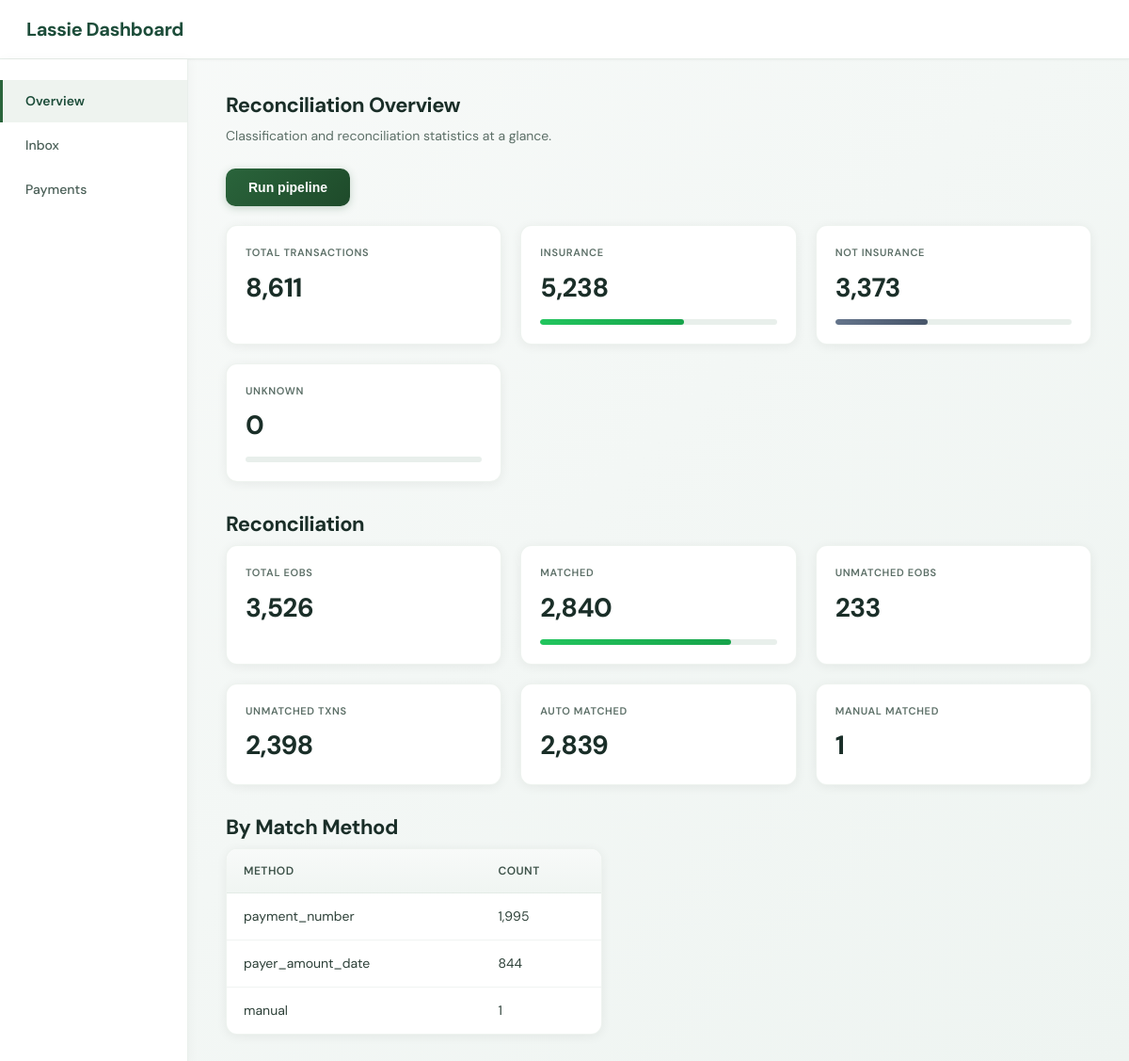
The page /?section=overview&page_size=20 on the database its author committed.
### bank_reconciliation/db/models.py (models this page shows)
class BaseModel(Model):
    class Meta:
        database = db

class ReconciliationMatch(BaseModel):
    id = AutoField(primary_key=True)
    eob = ForeignKeyField(EOB, unique=True, backref="match")
    bank_transaction = ForeignKeyField(
        BankTransaction, null=True, backref="matches"
    )
    confidence = FloatField()  # 0.0–1.0
    match_method = CharField()  # "payment_number", "payer_amount_date", etc.
    matched_at = DateTimeField()
    class Meta:
        table_name = "reconciliation_matches"

### bank_reconciliation/dashboard.py (the view)
@app.get("/", response_class=HTMLResponse)
def dashboard(
    request: Request,
    section: str = Query(
        "inbox", pattern="^(inbox|payments|overview)$"
    ),
    tab: str = Query("missing_eobs", pattern="^(missing_eobs|missing_txn)$"),
    page: int = Query(0, ge=0),
    page_size: int = Query(20, ge=1, le=100),
    sort_by: str = Query("date", pattern="^(date|payer|payment_number|amount|method)$"),
    sort_order: str = Query("desc", pattern="^(asc|desc)$"),
):
    if section == "overview":
        stats = engine.get_stats()
        return templates.TemplateResponse(
            "dashboard.html",
            {
                "request": request,
                "section": section,
                "tab": tab,
                "view": "overview",
                "stats": stats,
                "page": page,
                "page_size": page_size,
                "sort_by": "date",
                "sort_order": "desc",
            },
        )
    if section == "payments":
        result = engine.get_dashboard_payments(
            page=page,
            page_size=page_size,
            sort_by=sort_by,
            sort_order=sort_order,
        )
        view = "payments"
    elif tab == "missing_txn":
        result = engine.get_missing_bank_transactions(page=page, page_size=page_size)
        view = "missing_txn"
    else:
        result = engine.get_missing_payment_eobs(page=page, page_size=page_size)
        view = "missing_eobs"
    start_idx = result.page * result.page_size + 1
    end_idx = min(start_idx + len(result.items) - 1, result.total_count)
    if section != "payments":
        sort_by = "date"
        sort_order = "desc"
    return templates.TemplateResponse(
        "dashboard.html",
        {
            "request": request,
            "section": section,
            "tab": tab,
            "view": view,
            "result": result,
            "page": page,
            "page_size": page_size,
            "start_idx": start_idx,
            "end_idx": end_idx,
            "sort_by": sort_by,
            "sort_order": sort_order,
        },
    )

### bank_reconciliation/templates/dashboard.html (shortened to what this page needs)
<!DOCTYPE html>
<html lang="en">
<head>
</head>
<body>
<div class="header"><h1>Lassie Dashboard</h1></div>
<div class="layout">
  <nav class="sidebar">
    <a href="/?section=overview&page_size={{ page_size }}" class="{{ 'active' if section == 'overview' else '' }}">Overview</a>
    <a href="/?section=inbox&tab=missing_eobs&page=0&page_size={{ page_size }}" class="{{ 'active' if section == 'inbox' else '' }}">Inbox</a>
    <a href="/?section=payments&page=0&page_size={{ page_size }}" class="{{ 'active' if section == 'payments' else '' }}">Payments</a>
  </nav>
  <main class="content">
    {% if section == "overview" %}
      <div class="section-title">Reconciliation Overview</div>
      <div class="section-subtitle">Classification and reconciliation statistics at a glance.</div>
      <div class="pipeline-actions" style="margin-bottom: 20px;">
        <button type="button" id="run-pipeline-btn" class="btn-run-pipeline">Run pipeline</button>
      </div>
      <div class="stats-grid">
        <div class="stats-card">
          <h3>Total Transactions</h3>
          <div class="value">{{ stats.total_transactions | intcomma }}</div>
        </div>
        <div class="stats-card">
          <h3>Insurance</h3>
          <div class="value">{{ stats.insurance_count | intcomma }}</div>
          <div class="bar-container">
            <div class="bar-fill insurance" style="width: {{ (100 * stats.insurance_count / stats.total_transactions) if stats.total_transactions else 0 }}%"></div>
          </div>
        </div>
        <div class="stats-card">
          <h3>Not Insurance</h3>
          <div class="value">{{ stats.not_insurance_count | intcomma }}</div>
          <div class="bar-container">
            <div class="bar-fill not-insurance" style="width: {{ (100 * stats.not_insurance_count / stats.total_transactions) if stats.total_transactions else 0 }}%"></div>
          </div>
        </div>
        <div class="stats-card">
          <h3>Unknown</h3>
          <div class="value">{{ stats.unknown_count | intcomma }}</div>
          <div class="bar-container">
          </div>
        </div>
      </div>
      <div class="section-title" style="margin-top: 24px;">Reconciliation</div>
      <div class="stats-grid">
        <div class="stats-card">
          <h3>Total EOBs</h3>
          <div class="value">{{ stats.total_eobs | intcomma }}</div>
        </div>
        <div class="stats-card">
          <h3>Matched</h3>
          <div class="value">{{ stats.matched_count | intcomma }}</div>
          <div class="bar-container">
            <div class="bar-fill matched" style="width: {{ (100 * stats.matched_count / stats.total_eobs) if stats.total_eobs else 0 }}%"></div>
          </div>
        </div>
        <div class="stats-card">
          <h3>Unmatched EOBs</h3>
          <div class="value">{{ stats.unmatched_eob_count | intcomma }}</div>
        </div>
        <div class="stats-card">
          <h3>Unmatched Txns</h3>
          <div class="value">{{ stats.unmatched_txn_count | intcomma }}</div>
        </div>
        <div class="stats-card">
          <h3>Auto Matched</h3>
          <div class="value">{{ stats.auto_match_count | intcomma }}</div>
        </div>
        <div class="stats-card">
          <h3>Manual Matched</h3>
          <div class="value">{{ stats.manual_match_count | intcomma }}</div>
        </div>
      </div>
      {% if stats.match_by_method %}
      <div class="section-title" style="margin-top: 28px;">By Match Method</div>
      <div class="table-wrapper" style="max-width: 400px;">
      <table>
        <thead>
          <tr><th>Method</th><th>Count</th></tr>
        </thead>
        <tbody>
          {% for method, count in stats.match_by_method.items() %}
          <tr>
            <td>{{ method }}</td>
            <td>{{ count | intcomma }}</td>
          </tr>
          {% endfor %}
        </tbody>
      </table>
      </div>
      {% endif %}
    {% endif %}
  </main>
</div>
</body>
</html>

### bank_reconciliation/templates/dashboard.html (style rules this page uses)
* { margin: 0; padding: 0; box-sizing: border-box; }
body { font-family: "DM Sans", -apple-system, BlinkMacSystemFont, "Segoe UI", Roboto, sans-serif; background: linear-gradient(135deg, #f8faf9 0%, #eef4f1 100%); color: #1a2e28; display: flex; flex-direction: column; min-height: 100vh; line-height: 1.5; }
.header { background: #fff; border-bottom: 1px solid rgba(42, 100, 59, 0.12); padding: 16px 28px; box-shadow: 0 1px 3px rgba(0,0,0,0.04); }
.header h1 { color: #1d4d3a; font-size: 20px; font-weight: 700; letter-spacing: -0.02em; }
.layout { display: flex; flex: 1; }
.sidebar { width: 200px; background: #fff; border-right: 1px solid rgba(42, 100, 59, 0.1); padding: 20px 0; flex-shrink: 0; box-shadow: 2px 0 12px rgba(0,0,0,0.03); }
.sidebar a { display: block; padding: 12px 24px; text-decoration: none; color: #4a5f57; font-weight: 500; font-size: 14px; transition: all 0.15s ease; border-left: 3px solid transparent; margin: 2px 0; }
.sidebar a.active { background: rgba(42, 100, 59, 0.08); color: #1d4d3a; border-left-color: #2a643b; font-weight: 600; }
.content { flex: 1; padding: 32px 40px; max-width: 1400px; }
.section-title { font-size: 22px; font-weight: 700; color: #1a2e28; margin-bottom: 6px; letter-spacing: -0.02em; }
.section-subtitle { color: #5c6f67; font-size: 14px; margin-bottom: 24px; line-height: 1.5; }
.table-wrapper { background: #fff; border-radius: 12px; overflow: hidden; box-shadow: 0 2px 12px rgba(0,0,0,0.06); border: 1px solid rgba(42, 100, 59, 0.08); }
table { width: 100%; border-collapse: collapse; font-size: 14px; }
th { background: linear-gradient(180deg, #f8faf9 0%, #f0f5f2 100%); color: #3d5249; font-weight: 600; text-align: left; padding: 14px 18px; font-size: 12px; text-transform: uppercase; letter-spacing: 0.04em; border-bottom: 1px solid rgba(42, 100, 59, 0.1); }
td { padding: 14px 18px; border-bottom: 1px solid #f0f4f2; color: #2d4038; }
tbody tr:last-child td { border-bottom: none; }
tbody tr { transition: background 0.15s ease; }
.stats-grid { display: grid; grid-template-columns: repeat(auto-fill, minmax(220px, 1fr)); gap: 20px; margin-bottom: 28px; }
.stats-card { background: #fff; border-radius: 12px; padding: 20px; box-shadow: 0 2px 12px rgba(0,0,0, 0.06); border: 1px solid rgba(42, 100, 59, 0.08); transition: transform 0.15s ease, box-shadow 0.15s ease; }
.stats-card h3 { font-size: 11px; font-weight: 600; color: #5c6f67; text-transform: uppercase; letter-spacing: 0.06em; margin-bottom: 8px; }
.stats-card .value { font-size: 28px; font-weight: 700; color: #1a2e28; letter-spacing: -0.02em; }
.bar-container { height: 6px; background: #e8efeb; border-radius: 3px; overflow: hidden; margin-top: 12px; }
.bar-fill { height: 100%; border-radius: 3px; transition: width 0.4s ease; }
.bar-fill.insurance { background: linear-gradient(90deg, #22c55e, #16a34a); }
.bar-fill.not-insurance { background: linear-gradient(90deg, #64748b, #475569); }
.bar-fill.matched { background: linear-gradient(90deg, #22c55e, #16a34a); }
.btn-run-pipeline { background: linear-gradient(135deg, #2a643b 0%, #1e4a2a 100%); color: #fff; padding: 12px 24px; font-size: 14px; font-weight: 600; border-radius: 10px; border: none; cursor: pointer; box-shadow: 0 2px 8px rgba(42, 100, 59, 0.25); transition: all 0.15s ease; }

### rows shown on the page
ReconciliationMatch: match_method "payment_number", count "1,995"
ReconciliationMatch: match_method "payer_amount_date", count "844"
ReconciliationMatch: match_method "manual", count "1"

### other values the page prints
{{ stats.total_transactions | intcomma }} "8,611"
{{ stats.insurance_count | intcomma }} "5,238"
{{ stats.not_insurance_count | intcomma }} "3,373"
{{ stats.unknown_count | intcomma }} "0"
{{ stats.total_eobs | intcomma }} "3,526"
{{ stats.matched_count | intcomma }} "2,840"
{{ stats.unmatched_eob_count | intcomma }} "233"
{{ stats.unmatched_txn_count | intcomma }} "2,398"
{{ stats.auto_match_count | intcomma }} "2,839"
{{ stats.manual_match_count | intcomma }} "1"
